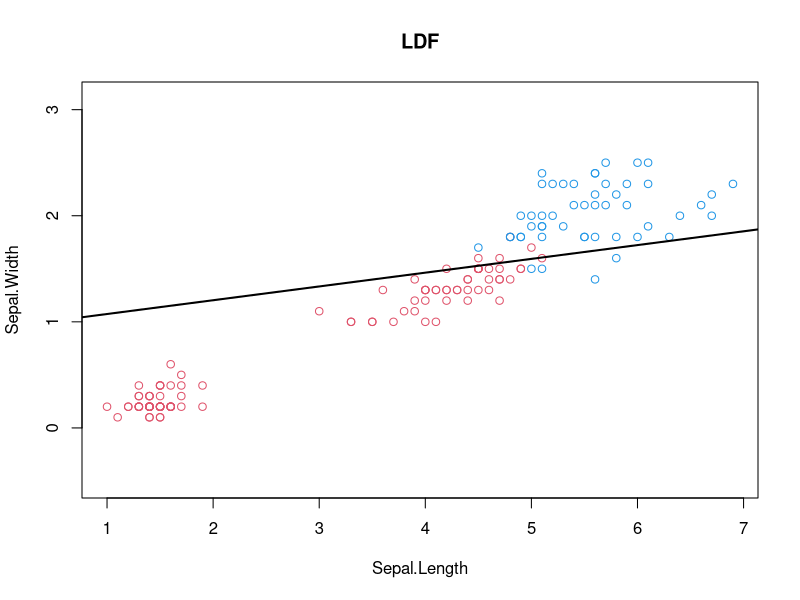

Write the R code that produced this figure.
data(iris)
x <- cbind(iris$Petal.Length,iris$Petal.Width)
Y <- ifelse(iris$Species == "virginica", +1, -1)

#вектор средних значений Petal.Length Petal.Width признаков
#получяем вектор
u <- apply(x,2,mean)
 
up <- apply(subset(x,Y==+1), 2, mean)
un <- apply(subset(x,Y==-1), 2, mean)
#кол-во объектов с меткой 1 = 50
np <- sum(Y==+1)

#кол-во объектов с меткой -1 = 100
nn <- sum(Y==-1)

#вектор -пи до пи с шаго 0.05
t <- seq(- pi , pi, 0.05)

#
uv <- cbind(cos(t), sin(t))

#100 * ((2.6, 0.7) - (3.7, 1.1))  * 
SB <- nn * (un - u) %*% t(up - u)

scatter <- function(v){
  ((v - un) %*% t(v - un)) + ((v - up) %*% t(v - up))
}
 
SW <-matrix(apply(apply(x,1,scatter), 1, sum ), nrow=2 )
 
action <- function(uv, m) {
      abs( uv %*% m %*% matrix(uv) )
    }

ratios <- apply(uv, 1, action, SB) / apply(uv, 1, action, SW)

mr <- which.max(ratios)
muv <- uv[mr,]
mv <- 40*ratios[mr]*muv
xp <- as.vector(x %*% muv)
rxp <- round(range(xp),0)+c(-1,1)
xpn <- subset(xp,Y==-1)
xpp <- subset(xp,Y==+1)
b = (mean(xpp) * sd(xpn) + mean(xpn) * sd(xpp)) /(sd(xpp) + sd(xpn))
plot(x,col=Y+3,asp=1, xlab = "Sepal.Length",
     ylab = "Sepal.Width", main = paste("LDF"))
par(lwd=2)
abline(b/muv[2],-muv[1]/muv[2])
distance.from.plane = function(x,w,b) {
     b - sum(x*w)
 }
classify.fisher = function(x,w,b) {
   distances = apply(x, 1, distance.from.plane, w, b)
  return(ifelse(distances < 0, -1, +1))
 }

sum(abs(Y - classify.fisher(x,muv,b) ))
